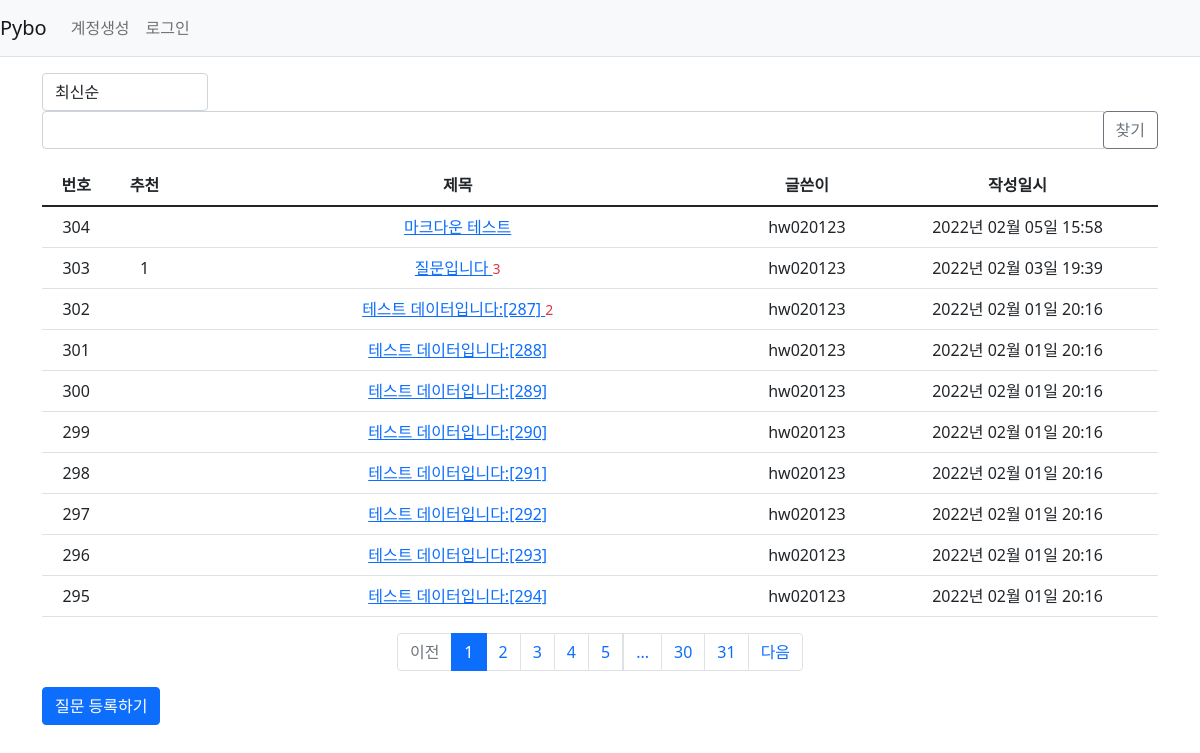
Page /question/list/ on the committed database.
### pybo/models.py (models this page shows)
class Question(db.Model):
    id=db.Column(db.Integer, primary_key=True)
    subject=db.Column(db.String(200), nullable=False)
    content=db.Column(db.Text(), nullable=False)
    create_date=db.Column(db.DateTime(), nullable=False)
    user_id=db.Column(db.Integer, db.ForeignKey('user.id', ondelete="CASCADE"),nullable=False)
    user=db.relationship('User',backref=db.backref('question_set'))
    modify_date = db.Column(db.DateTime(),nullable=True)
    voter = db.relationship('User', secondary=question_voter, backref=db.backref('question_voter_set'))

class User(db.Model):
    id=db.Column(db.Integer,primary_key=True)
    username=db.Column(db.String(150), unique=True, nullable=False)
    password=db.Column(db.String(200), nullable=False)
    email=db.Column(db.String(120), unique=True, nullable=False)

### pybo/views/question_views.py (the view, shortened to what this page needs)
@bp.route('/list/')
def _list():
    page = request.args.get('page', type=int, default=1)
    kw = request.args.get('kw', type=str, default='')
    so = request.args.get('so', type=str, default='recent')
    if so == 'recommend':
        sub_query = db.session.query(
            question_voter.c.question_id, func.count('*').label('num_voter')).group_by(question_voter.c.question_id).subquery()
        question_list = Question.query.outerjoin(
            sub_query, Question.id == sub_query.c.question_id).order_by(sub_query.c.num_voter.desc(),Question.create_date.desc())
    elif so == 'popular':
        sub_query = db.session.query(
            Answer.question_id, func.count('*').label('num_answer')).group_by(Answer.question_id).subquery()
        question_list = Question.query.outerjoin(sub_query, Question.id == sub_query.c.question_id).order_by(sub_query.c.num_answer.desc(),Question.create_date.desc())
    else: #최근 질문
        question_list = Question.query.order_by(Question.create_date.desc())
    question_list = question_list.paginate(page, per_page=10)
    return render_template('question/question_list.html', question_list=question_list, page=page, kw=kw)

### pybo/filter.py (called while the page is built)
def format_datetime(value, fmt='%Y년 %m월 %d일 %H:%M'):
    return value.strftime(fmt)

### pybo/views/auth_views.py (called while the page is built)
@bp.before_app_request
def load_logged_in_user():
    user_id = session.get('user_id')
    if user_id is None:
        g.user = None
    else:
        g.user = User.query.get(user_id)

### pybo/templates/question/question_list.html (shortened to what this page needs)
{% extends 'base.html' %}
{% block content %}
<div class="container my-3">
    <div class="row justify-content-between my-3">
        <div class="col-2">
            <select class="form-control so">
                <option value="recent" {% if so == 'recent' %}selected{% endif %}>최신순</option>
            </select>
        </div>
        <div class="col-4 input-group">
            <input type="text" class="form-control kw" value="{{kw or ''}}">
            <div class="input-group-append">
                <button class="btn btn-outline-secondary" type="button" id="btn_search">찾기</button>
            </div>
        </div>
    </div>
    <table class="table">
        <thead>
            <tr class="text-center thead-dark">
                <th>번호</th>
                <th>추천</th>
                <th style="width:50%">제목</th>
                <th>글쓴이</th>
                <th>작성일시</th>
            </tr>
        </thead>
        <tbody>
            {% if question_list %}
            {% for question in question_list.items %}
            <tr class="text-center">
                <td>{{question_list.total - ((question_list.page-1)*question_list.per_page)-loop.index0}}</td>
                <td>
                    {% if question.voter|length > 0 %}
                    <span class="badge-warning px-2 py-1">{{question.voter|length}}</span>
                    {% endif %}
                </td>
                <td class="text-left">
                    <a href="{{url_for('question.detail',question_id=question.id)}}">
                        {{question.subject}}
                    </a>
                    {% if question.answer_set | length > 0 %}
                    <span class="text-danger small ml-2">
                        {{question.answer_set | length}}
                    </span>
                    {% endif %}
                </td>
                <td>{{question.user.username}}</td>
                <td>{{question.create_date | datetime}}</td>
            </tr>
            {% endfor %}
            {% else %}
            <tr>
                <td colspan="3">질문이 없습니다.</td>
            </tr>
            {% endif %}
        </tbody>
    </table>
    <ul class="pagination justify-content-center">
        {% if question_list.has_prev %}
        <li class="page-item">
            <a class="page-link" data-page="{{question_list.prev_num}}" href="#">이전</a>
        </li>
        {% else %}
        <li class="page-item disabled">
            <a class="page-link" tabindex="-1" aria-disabled="true" href="#">이전</a>
        </li>
        {% endif %}
        {% for page_num in question_list.iter_pages() %}
            {% if page_num %}
                {% if page_num != question_list.page %}
                    <li class="page-item">
                        <a class="page-link" data-page="{{page_num}}" href="#">{{page_num}}</a>
                    </li>
                {% else %}
                    <li class="page-item active" aria-current="page">
                        <a class="page-link" href="#">{{page_num}}</a>
                    </li>
                {% endif %}
            {% else %}
                <li class="disabled">
                    <a class="page-link" href="#">...</a>
                </li>
            {% endif %}
        {% endfor %}
        {% if question_list.has_next %}
        <li class="page-item">
            <a class="page-link" data-page="{{question_list.next_num}}" href="#">다음</a>
        </li>
        {% else %}
        <li class="page-item disabled">
            <a class="page-link" tabindex="-1" aria-disabled="true" href="#">다음</a>
        </li>
        {% endif %}
    </ul>
    <a href="{{ url_for('question.create') }}" class="btn btn-primary">질문 등록하기</a>
</div>
{% endblock %}

### pybo/templates/base.html (shortened to what this page needs)
<!DOCTYPE html>
<html lang="ko">
<head>
    <link rel="stylesheet" href="{{url_for('static', filename='bootstrap.min.css')}}">
    <link rel="stylesheet" href="{{url_for('static',filename='style.css')}}">
</head>
<body>
{% include "navbar.html" %}
    {% block content %}
    {% endblock %}
</body>
</html>

### pybo/templates/navbar.html (shortened to what this page needs)
<nav class="navbar navbar-expand-lg navbar-light bg-light border-bottom">
    <a class="navbar-brand" href="{{url_for('main.index')}}">Pybo</a>
    <div class="collapse navbar-collapse flex-grow-0" id="navbarNav">
        {% if g.user %}
            <ul class="navbar-nav">
                <li class="nav-item">
                    <a class="nav-link" href="{{url_for('auth.logout')}}">{{g.user.username}} (로그아웃)</a>
                </li>
            </ul>
        {% else %}
            <ul class="navbar-nav">
                <li class="nav-item">
                    <a class="nav-link" href="{{ url_for('auth.signup') }}">계정생성</a>
                </li>
                <li class="nav-item">
                    <a class="nav-link" href="{{url_for('auth.login')}}">로그인</a>
                </li>
            </ul>
        {% endif %}
    </div>
</nav>

### rows in the picture
Question: total "304", subject "마크다운 테스트", user.username "hw020123", create_date "2022년 02월 05일 15:58"
Question: total "303", voter|length "1", subject "질문입니다", answer_set|length "3", user.username "hw020123", create_date "2022년 02월 03일 19:39"
Question: total "302", subject "테스트 데이터입니다:[287]", answer_set|length "2", user.username "hw020123", create_date "2022년 02월 01일 20:16"
Question: total "301", subject "테스트 데이터입니다:[288]", user.username "hw020123", create_date "2022년 02월 01일 20:16"
Question: total "300", subject "테스트 데이터입니다:[289]", user.username "hw020123", create_date "2022년 02월 01일 20:16"
Question: total "299", subject "테스트 데이터입니다:[290]", user.username "hw020123", create_date "2022년 02월 01일 20:16"
Question: total "298", subject "테스트 데이터입니다:[291]", user.username "hw020123", create_date "2022년 02월 01일 20:16"
Question: total "297", subject "테스트 데이터입니다:[292]", user.username "hw020123", create_date "2022년 02월 01일 20:16"
Question: total "296", subject "테스트 데이터입니다:[293]", user.username "hw020123", create_date "2022년 02월 01일 20:16"
Question: total "295", subject "테스트 데이터입니다:[294]", user.username "hw020123", create_date "2022년 02월 01일 20:16"

### other values in the picture
{{ page_num }} "1"
{{ page_num }} "2" "3" "4" "5" "30" "31"
